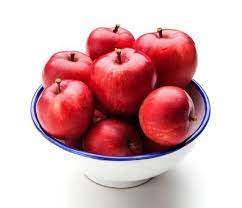
#> input picture Test_Images/Apple/apple4.jpg, 242 x 208 px, found by its file name
$ jupyter execute --allow-errors 'Color Enhancement.ipynb'   (shell and % lines are left out)   (older library calls are emulated)
#> lines starting #> are read from the running program, lines starting #| are printed output that depends on the picture; after the words box and inside, x2 and y2 are one past the last pixel; in counts of white or black regions, pixels touching at a corner belong together
[cell 1]
import cv2
import matplotlib
import numpy as np
import pandas as pd
import skimage.measure
import matplotlib.pyplot as plt
from glob import glob
from skimage.feature import greycomatrix, greycoprops

## Image Path

[cell 2]
img_path = "Dataset\\Apple\\0_100.jpg"

## Display Image

[cell 3]
def display(img):
    plt.imshow (img, interpolation = 'nearest')
    _ = plt.axis(False)

## Remove Background

[cell 4]
def remove_background(img, threshold):
    """
    This method removes background from your image

    :param img: cv2 image
    :type img: np.array
    :param threshold: threshold value for cv2.threshold
    :type threshold: float
    :return: RGBA image
    :rtype: np.ndarray
    """

    gray = cv2.cvtColor(img, cv2.COLOR_BGR2GRAY)
    _, threshed = cv2.threshold(gray, threshold, 255, cv2.THRESH_BINARY_INV)

    kernel = cv2.getStructuringElement(cv2.MORPH_ELLIPSE, (11, 11))
    morphed = cv2.morphologyEx(threshed, cv2.MORPH_CLOSE, kernel)

    cnts = cv2.findContours(morphed, cv2.RETR_EXTERNAL, cv2.CHAIN_APPROX_SIMPLE)[0]
    cnt = sorted(cnts, key=cv2.contourArea)[-1]

    mask = cv2.drawContours(threshed, cnt, 0, (0, 255, 0), 0)
    masked_data = cv2.bitwise_and(img, img, mask=mask)

    x, y, w, h = cv2.boundingRect(cnt)
    dst = masked_data[y: y + h, x: x + w]

    dst_gray = cv2.cvtColor(dst, cv2.COLOR_BGR2GRAY)
    _, alpha = cv2.threshold(dst_gray, 0, 255, cv2.THRESH_BINARY)
    b, g, r = cv2.split(dst)

    rgba = [r, g, b, alpha]
    dst = cv2.merge(rgba, 4)

    dst = cv2.cvtColor(dst, cv2.COLOR_BGRA2RGB)

    return dst

## Increase Contrast

[cell 5]
def add_contrast(img, alpha, beta):
    return cv2.convertScaleAbs(img, alpha=alpha, beta=beta)

## Normal Image

[cell 6]
img = cv2.imread(img_path)
#> (the rest of this cell did not finish here and is left out)

## Color Enhancement

[cell 7]
img_path = "Dataset\\Lychee\\0_100.jpg"
img_path = "Test_Images\\Apple\\apple4.jpg"

[cell 8]
img = cv2.imread(img_path)
#> img is the input picture: shape (208, 242, 3); mean B, G, R 178.9, 175.1, 216.2
img = cv2.cvtColor(img, cv2.COLOR_BGR2RGB)
display(img)

[cell 9]
img = cv2.imread(img_path)
img = cv2.resize(img, (100, 100),interpolation = cv2.INTER_AREA)
#> img: shape (100, 100, 3)
img = remove_background(img, 225)
#> call 2 of remove_background, with threshold = 225
#> in remove_background (call 2), `_, threshed = cv2.threshold(gray, threshold, 255, cv2.THRESH_BINARY_INV)`:
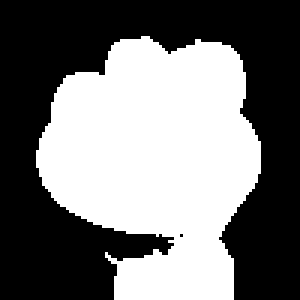
#> threshed: shape (100, 100) (shown 3 times larger); 46.2% white; 1 white region, box (x1, y1, x2, y2) and area: (12, 12, 87, 100) 4615
#> in remove_background (call 2), `morphed = cv2.morphologyEx(threshed, cv2.MORPH_CLOSE, kernel)`: morphed: shape (100, 100); 47.9% white; 1 white region
#> in remove_background (call 2), `cnts = cv2.findContours(morphed, cv2.RETR_EXTERNAL, cv2.CHAIN_APPROX_S..`: cnts = 1 contour; box (x1, y1, x2, y2) and area: (12, 12, 87, 100) 4664
#> in remove_background (call 2), `cnt = sorted(cnts, key=cv2.contourArea)[-1]`: cnt = contour of 104 points, box (x1, y1, x2, y2) (12, 12, 87, 100), area 4664
#> in remove_background (call 2), `mask = cv2.drawContours(threshed, cnt, 0, (0, 255, 0), 0)`: mask: shape (100, 100); 46.1% white; 1 white region, box (x1, y1, x2, y2) and area: (12, 12, 87, 100) 4614
#> in remove_background (call 2), `masked_data = cv2.bitwise_and(img, img, mask=mask)`:
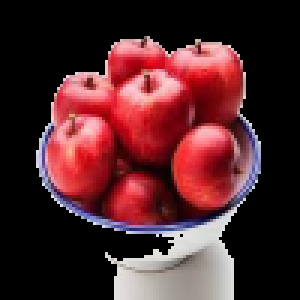
#> masked_data: shape (100, 100, 3) (shown 3 times larger); mean B, G, R 42.9, 39, 80.1
#> in remove_background (call 2), `x, y, w, h = cv2.boundingRect(cnt)`: x = 12; w = 75; h = 88
#> in remove_background (call 2), `_, alpha = cv2.threshold(dst_gray, 0, 255, cv2.THRESH_BINARY)`: alpha: shape (88, 75); 69.9% white; 5 black regions (1 under 20 px), largest, box (x1, y1, x2, y2) and area: (0, 44, 46, 88) 915, (0, 0, 36, 38) 440, (61, 46, 75, 88) 352, (38, 0, 75, 35) 278
#> in remove_background (call 2), `b, g, r = cv2.split(dst)`:
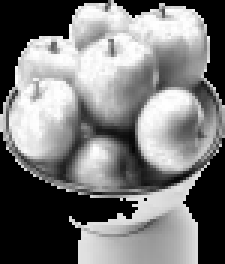
#> r: shape (88, 75) (shown 3 times larger); min 0, max 255, mean 121.3
#> in remove_background (call 2), `dst = cv2.merge(rgba, 4)`:
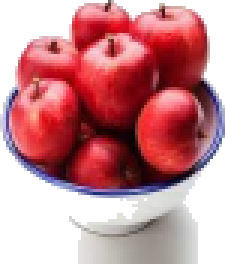
#> dst: shape (88, 75, 4) (shown 3 times larger); mean R, G, B, A 121.3, 59.1, 65, 178.3; transparent parts drawn white
img = cv2.cvtColor(img, cv2.COLOR_BGR2RGB)
#> img: shape (88, 75, 3)
img = img / 255.0
display(img)
img.shape
#> Out = (88, 75, 3)

[cell 10]
r, g, b = cv2.split(img)
img_sum = r + g + b
CR, CG, CB = cv2.divide(r, img_sum), cv2.divide(g, img_sum), cv2.divide(b, img_sum)
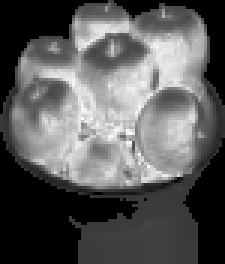
#> CR: shape (88, 75) float64 (shown 3 times larger); 30.09% of the values are NaN or infinite; the others: min 0.133, max 1, mean 0.578; drawn with min black, max white, NaN and infinite black
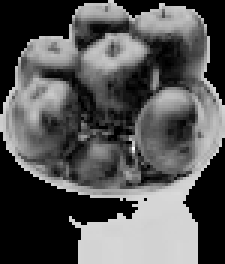
#> CG: shape (88, 75) float64 (shown 3 times larger); 30.09% of the values are NaN or infinite; the others: min 0, max 0.4, mean 0.193; drawn with min black, max white, NaN and infinite black

[cell 11]
img_tmp = cv2.merge((CR, CG, CB))
#> img_tmp: shape (88, 75, 3) float64; 30.09% of the values are NaN or infinite; the others: min 0, max 1, mean 0.333
display(img_tmp)

[cell 12]
img_tmp = np.uint8(img_tmp * 255)
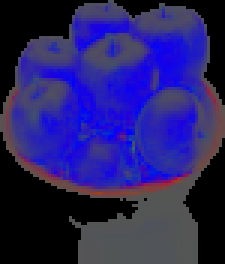
#> img_tmp: shape (88, 75, 3) (shown 3 times larger); mean of channels 0, 1, 2 102.8, 34.1, 40.4; drawn as B, G, R

img_gray = cv2.cvtColor(img_tmp, cv2.COLOR_BGR2GRAY)

# Apply Gaussian Blur to Image
img_blur = cv2.GaussianBlur(img_gray, (7,7), 1)
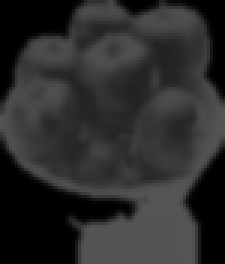
#> img_blur: shape (88, 75) (shown 3 times larger); min 0, max 85, mean 43.9

# Canny Edge Detection
img_canny = cv2.Canny(img_blur, 50, 150)
#> img_canny: shape (88, 75); 4.7% white in thin lines or dots

# Edge Detector
kernel = np.ones((5, 5), dtype = np.uint8)
img_dilate = cv2.dilate(img_canny, kernel, iterations = 1)
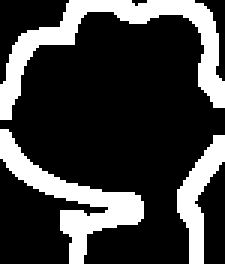
#> img_dilate: shape (88, 75) (shown 3 times larger); 24% white; 3 white regions

contours, hier = cv2.findContours(img_dilate, cv2.RETR_EXTERNAL, cv2.CHAIN_APPROX_SIMPLE)
#> contours = 3 contours; box (x1, y1, x2, y2) and area: (0, 0, 75, 40) 606, (0, 43, 48, 88) 486, (59, 45, 75, 88) 238

roi = []

for cnt in contours:
    x, y, w, h = cv2.boundingRect(cnt)
    roi = img[y: y + h, x: x + w]
#> this loop made 3 passes
#> (x, y, w, h) on passes 1 to 3: (59, 45, 16, 43), (0, 43, 48, 45), (0, 0, 75, 40)
#> pass 3, `roi = img[y: y + h, x: x + w]`:
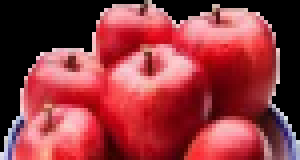
#> roi: shape (40, 75, 3) float64 (shown 4 times larger); mean R, G, B 0.575, 0.222, 0.248

display(roi)

[cell 13]
img_path = "Dataset\\Apple\\0_100.jpg"
img = cv2.imread(img_path)
#> (the rest of this cell did not finish here and is left out)

[cell 14]
img = np.nan_to_num(img)
#> (the rest of this cell did not finish here and is left out)

## Pipeline 1D

[cell 15]
def pipeline_1d(cv_img, convert_func):
    img_arr = np.array(cv_img)
    img_flatten = img_arr.reshape(1, -1).T
#> img_flatten = 9000 values, max 1 at index 843, min 0 at index 0, mean 0.348
    img_squeeze = np.squeeze(img_flatten)
#> img_squeeze has the same summary as img_flatten
    img_convert = np.vectorize(convert_func)(img_squeeze)
#> img_convert = 9000 values from 32 to 32
    return img_convert

[cell 16]
np.linspace(0, 255, 8)

## Convert to Val

[cell 17]
# [9 lines of commented-out code are left out]

[cell 18]
# [13 lines of commented-out code are left out]

[cell 19]
# [17 lines of commented-out code are left out]

[cell 20]
def convert_val_to_bin(x):
    if x >= 0 and x < 64:
        return 32
    elif x >= 64 and x < 128:
        return 96
    elif x >= 128 and x < 192:
        return 160
    else:
        return 224

[cell 21]
h = w = 100
# [4 lines of commented-out code are left out]
new_img = pipeline_1d(roi, convert_val_to_bin)
#> new_img = 9000 values from 32 to 32
#> (the rest of this cell did not finish here and is left out)

$ run again, with Test_Images/Apple/apple3.jpg copied over Test_Images/Apple/apple4.jpg
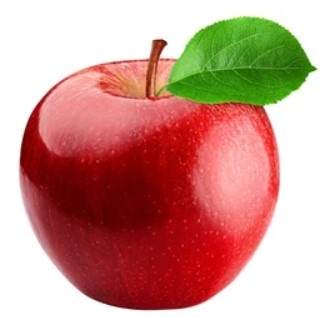
#> input picture Test_Images/Apple/apple3.jpg, 322 x 317 px, found by its file name
#> img is the input picture: shape (317, 322, 3); mean B, G, R 136, 147.2, 200.9
#> in remove_background (call 2), `_, threshed = cv2.threshold(gray, threshold, 255, cv2.THRESH_BINARY_INV)`:
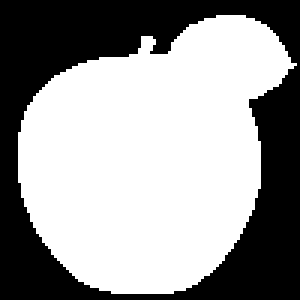
#> threshed: shape (100, 100) (shown 3 times larger); 60.1% white; 1 black region, box (x1, y1, x2, y2) and area: (0, 0, 100, 100) 3990
#> morphed: shape (100, 100); 61.4% white; 2 black regions
#> cnts = 1 contour; box (x1, y1, x2, y2) and area: (6, 3, 100, 100) 6001
#> cnt = contour of 123 points, box (x1, y1, x2, y2) (6, 3, 100, 100), area 6001
#> in remove_background (call 2), `x, y, w, h = cv2.boundingRect(cnt)`: x = 6; y = 3; w = 94; h = 97
#> alpha: shape (97, 94); 65.9% white; 1 black region, box (x1, y1, x2, y2) and area: (0, 0, 94, 97) 3108
#> img_canny: shape (97, 94); 4.3% white in thin lines or dots
#> `img_dilate = cv2.dilate(img_canny, kernel, iterations = 1)`:
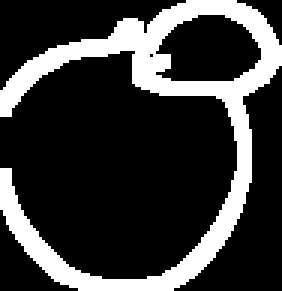
#> img_dilate: shape (97, 94) (shown 3 times larger); 22.3% white; 1 white region
#> contours = 1 contour; box (x1, y1, x2, y2) and area: (0, 0, 94, 97) 2367
#> the loop `for cnt in contours:` made 1 pass
